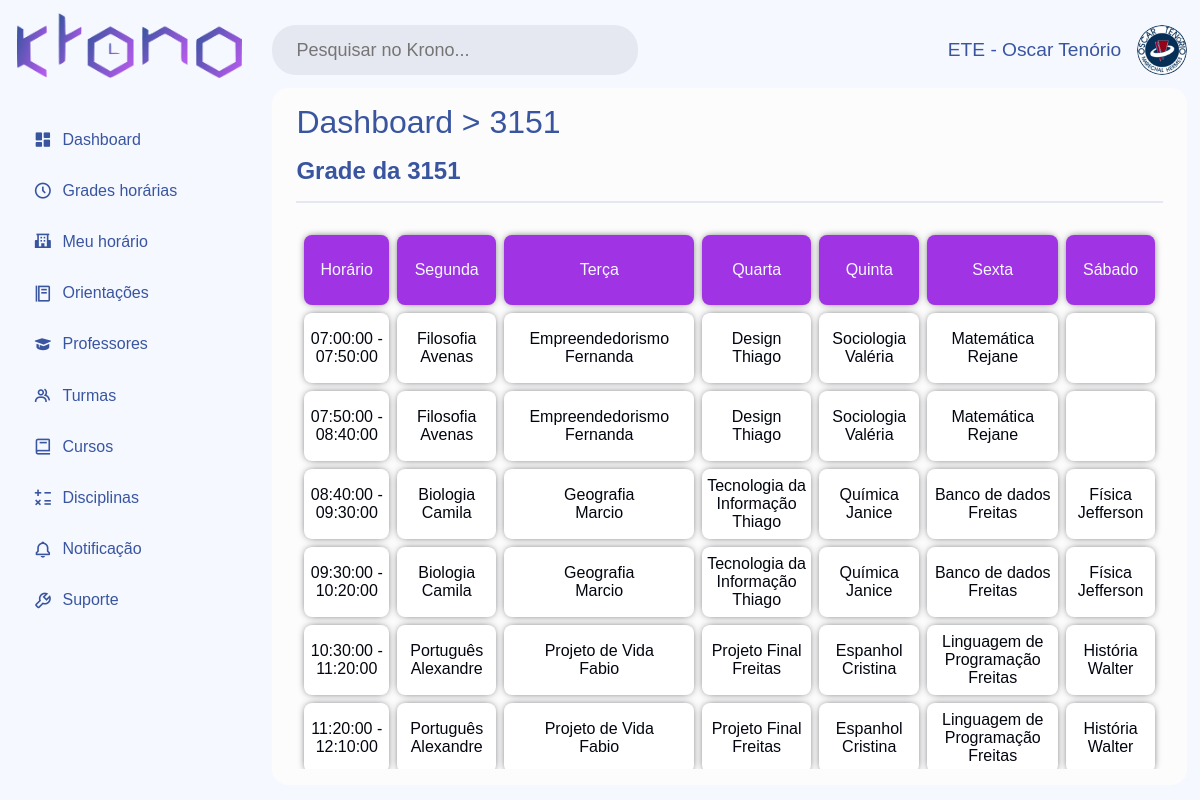
The app's page /index.php?page=view_grade&id_turma=1 (signed in) with its own data.
### tables this page shows
create table turma (
id_turma INT NOT NULL AUTO_INCREMENT PRIMARY KEY,
nome_turma VARCHAR(100) NOT NULL,
serie_turma INT NOT NULL,
id_escola INT,
id_curso INT,
FOREIGN KEY (id_escola) REFERENCES escola(id_escola),
FOREIGN KEY (id_curso) REFERENCES curso(id_curso)
);

create table grade_horaria_escolar (
id_grade_horaria_escolar INT NOT NULL AUTO_INCREMENT PRIMARY KEY,
turno CHAR(1),
tempo INT,
duracao INT,
horario_inicio TIME,
horario_final TIME,
dia_semana VARCHAR(20) NOT NULL,
dt_cadastro DATETIME NOT NULL,
id_escola INT NOT NULL,
FOREIGN KEY (id_escola) REFERENCES escola(id_escola)
);

create table disciplina(
id_disciplina INT NOT NULL AUTO_INCREMENT PRIMARY KEY,
nome_disciplina VARCHAR(100) NOT NULL,
sigla_disciplina VARCHAR(5) NOT NULL,
carga_horaria INT NOT NULL,
id_escola INT NOT NULL,
FOREIGN KEY (id_escola) REFERENCES escola (id_escola)
);

create table professor (
id_professor INT NOT NULL AUTO_INCREMENT PRIMARY KEY,
nome_professor VARCHAR(100) NOT NULL,
email_professor VARCHAR(100) NOT NULL,
telefone_professor VARCHAR(20) NOT NULL,
cpf_professor VARCHAR(20) NOT NULL,
id_usuario INT,
FOREIGN KEY (id_usuario) REFERENCES usuario(id_usuario)
);

### index.php (called while the page is built, shortened)
<?php
    require_once 'ASSETS/head.php';
    require_once 'ASSETS/channelPages.php';
    require_once 'ASSETS/footer.php';
?>

### PAGES/GRADE/viewGradeTurma.php (the view, shortened to what this page needs)
<link rel="stylesheet" href="CSS/dashboard.css">
    <link rel="stylesheet" href="CSS/sidebar.css">
    <link rel="stylesheet" href="CSS/topbar.css">
    <link rel="stylesheet" href="CSS/content.css">
    <link rel="stylesheet" href="CSS/modal.css">
    <link rel="stylesheet" href="CSS/grade.css">
    <?php
        require_once 'PAGES/COMPONENTS/sidebar.php';
    ?>
    <div class="content">
        <?php
            require_once 'PAGES/COMPONENTS/topbar.php';
            $sql = "SELECT id_escola FROM escola WHERE id_usuario = :id_usuario";
            $queryUsu = $conexao->prepare($sql);
            $queryUsu->bindValue(':id_usuario', $_SESSION['id_usuario'], PDO::PARAM_INT);
            $queryUsu->execute();
            $dadosUsu = $queryUsu->fetch(PDO::FETCH_ASSOC);
            $id_escola = $dadosUsu['id_escola'];
            $id_turma = $_GET['id_turma'];
            $sql = "SELECT * FROM turma WHERE id_turma = :id_turma";
            $query = $conexao->prepare($sql);
            $query->bindValue(':id_turma', $id_turma, PDO::PARAM_INT);
            $query->execute();
            $turma = $query->fetch(PDO::FETCH_ASSOC);
        ?>
        <div class="container">
            <h1 class="title-page"><a href="?page=dashboard">Dashboard</a> > <a href="?page=view_grade&id_turma=<?php echo $turma['id_turma']; ?>"><?php echo $turma['nome_turma']; ?></a></h1>
            <div class="head-crud">
                <h2>Grade da <?php echo $turma['nome_turma']; ?></h2>
            </div>
            <?php
                $sql = "SELECT COUNT(*) AS total FROM grade_hora_turma WHERE id_turma = :id_turma";
                $verificar_grade = $conexao->prepare($sql);
                $verificar_grade->bindValue(':id_turma', $turma['id_turma'], PDO::PARAM_INT);
                $verificar_grade->execute();
                $resultado_grade = $verificar_grade->fetch(PDO::FETCH_ASSOC);
                if ($resultado_grade['total'] > 0):
            ?>
        <div class="content-grade">
            <table class="grade">
                    <tr class="linhas">
                        <td class="tempo dia_semana">Horário</td>
                        <?php
                            $sql = "SELECT MAX(tempo) AS maior_tempo,
                            (SELECT MIN(dia_semana) FROM grade_horaria_escolar WHERE id_escola = :id_escola) AS menor_dia,
                            (SELECT MAX(dia_semana) FROM grade_horaria_escolar WHERE id_escola = :id_escola) AS maior_dia
                            FROM grade_hora_turma
                            WHERE id_turma = :id_turma";
                            $montar_grade = $conexao->prepare($sql);
                            $montar_grade->bindValue(':id_escola', $id_escola, PDO::PARAM_INT);
                            $montar_grade->bindValue(':id_turma', $turma['id_turma'], PDO::PARAM_INT);
                            $montar_grade->execute();
                            $montar_grade_row = $montar_grade->fetch(PDO::FETCH_ASSOC);
                            $maior_tempo = $montar_grade_row['maior_tempo'];
                            $menor_dia = $montar_grade_row['menor_dia'];
                            $maior_dia = $montar_grade_row['maior_dia'];
                            $dias_semana = array('Domingo','Segunda', 'Terça','Quarta','Quinta','Sexta','Sábado');
                            for ($i = 0; $i <= $maior_dia; $i++) {
                                if ($i >= $menor_dia) {
                                    echo "<td class='tempo dia_semana' id='dia_" . $i ."'>" . $dias_semana[$i-1] ."</td>";
                                }
                            }
                        ?>
                    </tr>
                    <?php for ($tempo = 1; $tempo <= $maior_tempo; $tempo++): ?>
                        <?php
                            if (isset($_GET['data_emissao'])) {
                                $data_emissao = $_GET['data_emissao'];
                                $sql = "SELECT turno, tempo, horario_inicio, horario_final, dia_semana
                                FROM grade_hora_turma
                                WHERE id_turma = :id_turma AND tempo = :tempo AND dt_cadastro = :dt_cadastro
                                ORDER BY horario_inicio, dia_semana ASC";
                            } else {
                                $sql = "SELECT turno, tempo, horario_inicio, horario_final, dia_semana
                                FROM grade_horaria_escolar
                                WHERE id_escola = :id_escola AND tempo = :tempo
                                ORDER BY horario_inicio, dia_semana ASC";
                            }
                            $query = $conexao->prepare($sql);
                            $query->bindValue(':id_escola', $id_escola, PDO::PARAM_INT);
                            $query->bindValue(':tempo', $tempo, PDO::PARAM_INT);
                            $query->execute();
                            $sql = "SELECT MIN(horario_inicio) AS horario_inicio, MIN(horario_final) AS horario_final
                            FROM grade_horaria_escolar
                            WHERE id_escola = :id_escola AND tempo = :tempo";
                            $horario = $conexao->prepare($sql);
                            $horario->bindValue(':id_escola', $id_escola, PDO::PARAM_INT);
                            $horario->bindValue(':tempo', $tempo, PDO::PARAM_INT);
                            $horario->execute();
                            $horario_row = $horario->fetch(PDO::FETCH_ASSOC);
                        ?>
                        <tr class="linhas">
                            <td class='tempo' id='<?php echo $horario_row['horario_inicio'] . "_" . $horario_row['horario_final'];?>'><?php echo $horario_row['horario_inicio'] . " - " . $horario_row['horario_final']; ?></td>
                            <?php
                                while ($dados = $query->fetch(PDO::FETCH_ASSOC)):
                                    $sqlTurma = "
                                        SELECT
                                            ght.id_disciplina,
                                            ght.id_professor,
                                            d.nome_disciplina AS nome_disciplina,
                                            p.nome_professor AS nome_professor
                                        FROM grade_hora_turma ght
                                        INNER JOIN disciplina d ON ght.id_disciplina = d.id_disciplina
                                        INNER JOIN professor p ON ght.id_professor = p.id_professor
                                        WHERE ght.tempo = :tempo
                                        AND ght.dia_semana = :dia_semana";
                                        try {
                                            $queryTurma = $conexao->prepare($sqlTurma);
                                            $queryTurma->bindValue(':tempo', $tempo, PDO::PARAM_INT);
                                            $queryTurma->bindValue(':dia_semana', $dados['dia_semana'], PDO::PARAM_INT);
                                            $queryTurma->execute();
                                        } catch (PDOException $e) {
                                            echo "Erro ao buscar professores e disciplinas:" . $e->getMessage;
                                        }
                                        $discProf = $queryTurma->fetch(PDO::FETCH_ASSOC);
                                        if ($discProf):
                                            $nomeProfessor = $discProf['nome_professor'];
                                            $explodeNome = explode(" ", $nomeProfessor);
                                            if (count($explodeNome) > 1) {
                                                $doisNomes = $explodeNome[0] . " " . $explodeNome[1];
                                            } else {
                                                $doisNomes = $nomeProfessor;
                                            }
                                        ?>
                                        <td class='tempo' id='tempo_<?php echo $tempo ."_dia_" . $dados['dia_semana']; ?>'>
                                            <div class="disciplina-grade view"><?php echo $discProf['nome_disciplina']; ?></div>
                                            <div class="professor-grade view"><?php echo $doisNomes; ?></div>
                                        </td>
                                    <?php else: ?>
                                        <td class='tempo' id='tempo_<?php echo $tempo ."_dia_" . $dados['dia_semana']; ?>'></td>
                                    <?php endif; ?>
                            <?php endwhile; ?>
                        </tr>
                    <?php endfor; ?>
            </table>
        </div>
<?php else: ?>
    <p class="aviso">Nenhuma grade foi inserida para a escola.</p>
<?php endif; ?>
        </div>
    </div>

### CSS/style.css (style rules this page uses)
:root { --corPrincipal01: #3955A0; --corPrincipal02: #A033E3; --corPrincipal03: #FFD43C; --corPrincipal04: #F39F1B; --sucess: #4CAF50; --alert: #e49a23; --danger: #D32F2F; --notifier: #A033E3; --hover-corPrincipal01: #24376A; --hover-corPrincipal02: #C361FF; --hover-corPrincipal04: #C78216; --light-corPrincipal01: #3954a0b2; --light-corPrincipal02: #a033e3a1; --branco: #f5f8ff; --cinza: #e5e8f0; --cinza-escuro: #acb0b9; --preto: #03060f; --light-preto: #03060f2d; --fonteTitulo: 'Rubik', sans-serif; --fonteCorpo: 'Jost', sans-serif; }
* { padding: 0; border: 0; margin: 0; text-decoration: none; list-style: none; outline: none; box-sizing: border-box; }
html, body { width: 100%; }
body { background: var(--branco); }

### CSS/content.css (style rules this page uses)
.content { padding: 0.8rem; width: 85%; height: 100vh; }
.container { width: 100%; height: 90%; background: #fcfcfc; border-radius: 1rem; padding: 1rem 1.5rem; display: flex; flex-direction: column; gap: 1rem; }
.container .title-page { font-family: var(--fonteTitulo); font-weight: 500; color: var(--corPrincipal01); }
.container .title-page a { color: var(--corPrincipal01); border-radius: 1rem; transition: .2s ease-in-out; }

### CSS/grade.css (style rules this page uses)
.content-grade { width: 100%; overflow-y: scroll; }
.grade { width: 100%; height: 100%; font-family: var(--fonteTitulo); border-spacing: 0.5rem; }
.tempo { width: 60px; height: 70px; text-align: center; vertical-align: middle; -webkit-box-shadow: 0px 0px 8px -3px rgba(3,6,15,1); -moz-box-shadow: 0px 0px 8px -3px rgba(3,6,15,1); box-shadow: 0px 0px 8px -3px rgba(3,6,15,1); border-radius: 0.5rem; color: var(--preto); background: #fff; transition: .2s all ease-in-out; }
.disciplina-grade { font-weight: 500; }
.disciplina-grade, .professor-grade { transition: .2s ease-in-out; }
.dia_semana { font-weight: 500; background: var(--corPrincipal02); color: var(--branco); }
.content { position: relative; }
.head-crud { display: flex; justify-content: space-between; align-items: center; margin-bottom: -0.5rem; font-family: var(--fonteTitulo); color: var(--corPrincipal01); padding-bottom: 1rem; margin-bottom: 0.5rem; border-bottom: 2px solid var(--cinza); }
.grade .linhas .tempo { opacity: 0; animation: fadeIn 0.5s ease-in-out forwards; }
.grade .linhas:nth-child(1) .tempo { animation-delay: 0.1s; }
.grade .linhas:nth-child(2) .tempo { animation-delay: 0.2s; }
.grade .linhas:nth-child(3) .tempo { animation-delay: 0.3s; }
.grade .linhas:nth-child(4) .tempo { animation-delay: 0.4s; }
.grade .linhas:nth-child(5) .tempo { animation-delay: 0.5s; }
.grade .linhas:nth-child(6) .tempo { animation-delay: 0.6s; }
.grade .linhas:nth-child(7) .tempo { animation-delay: 0.7s; }

### records on screen
turma: nome_turma "3151"
grade_horaria_escolar: disciplina.nome_disciplina "Filosofia", professor.nome_professor "Avenas"
grade_horaria_escolar: disciplina.nome_disciplina "Empreendedorismo", professor.nome_professor "Fernanda"
grade_horaria_escolar: disciplina.nome_disciplina "Design", professor.nome_professor "Thiago"
grade_horaria_escolar: disciplina.nome_disciplina "Sociologia", professor.nome_professor "Valéria"
grade_horaria_escolar: disciplina.nome_disciplina "Matemática", professor.nome_professor "Rejane"
grade_horaria_escolar: disciplina.nome_disciplina "Filosofia", professor.nome_professor "Avenas"
grade_horaria_escolar: disciplina.nome_disciplina "Empreendedorismo", professor.nome_professor "Fernanda"
grade_horaria_escolar: disciplina.nome_disciplina "Design", professor.nome_professor "Thiago"
grade_horaria_escolar: disciplina.nome_disciplina "Sociologia", professor.nome_professor "Valéria"
grade_horaria_escolar: disciplina.nome_disciplina "Matemática", professor.nome_professor "Rejane"
grade_horaria_escolar: disciplina.nome_disciplina "Biologia", professor.nome_professor "Camila"
grade_horaria_escolar: disciplina.nome_disciplina "Geografia", professor.nome_professor "Marcio"
grade_horaria_escolar: disciplina.nome_disciplina "Tecnologia da Informação", professor.nome_professor "Thiago"
grade_horaria_escolar: disciplina.nome_disciplina "Química", professor.nome_professor "Janice"
grade_horaria_escolar: disciplina.nome_disciplina "Banco de dados", professor.nome_professor "Freitas"
grade_horaria_escolar: disciplina.nome_disciplina "Física", professor.nome_professor "Jefferson"
grade_horaria_escolar: disciplina.nome_disciplina "Biologia", professor.nome_professor "Camila"
grade_horaria_escolar: disciplina.nome_disciplina "Geografia", professor.nome_professor "Marcio"
grade_horaria_escolar: disciplina.nome_disciplina "Tecnologia da Informação", professor.nome_professor "Thiago"
grade_horaria_escolar: disciplina.nome_disciplina "Química", professor.nome_professor "Janice"
grade_horaria_escolar: disciplina.nome_disciplina "Banco de dados", professor.nome_professor "Freitas"
grade_horaria_escolar: disciplina.nome_disciplina "Física", professor.nome_professor "Jefferson"
grade_horaria_escolar: disciplina.nome_disciplina "Português", professor.nome_professor "Alexandre"
grade_horaria_escolar: disciplina.nome_disciplina "Projeto de Vida", professor.nome_professor "Fabio"
grade_horaria_escolar: disciplina.nome_disciplina "Projeto Final", professor.nome_professor "Freitas"
grade_horaria_escolar: disciplina.nome_disciplina "Espanhol", professor.nome_professor "Cristina"
grade_horaria_escolar: disciplina.nome_disciplina "Linguagem de Programação", professor.nome_professor "Freitas"
grade_horaria_escolar: disciplina.nome_disciplina "História", professor.nome_professor "Walter"
grade_horaria_escolar: disciplina.nome_disciplina "Português", professor.nome_professor "Alexandre"
grade_horaria_escolar: disciplina.nome_disciplina "Projeto de Vida", professor.nome_professor "Fabio"
grade_horaria_escolar: disciplina.nome_disciplina "Projeto Final", professor.nome_professor "Freitas"
grade_horaria_escolar: disciplina.nome_disciplina "Espanhol", professor.nome_professor "Cristina"
grade_horaria_escolar: disciplina.nome_disciplina "Linguagem de Programação", professor.nome_professor "Freitas"
grade_horaria_escolar: disciplina.nome_disciplina "História", professor.nome_professor "Walter"

### other values on screen
$nome_usuario "ETE - Oscar Tenório"
$dias_semana[$i-1] "Segunda"
$dias_semana[$i-1] "Terça"
$dias_semana[$i-1] "Quarta"
$dias_semana[$i-1] "Quinta"
$dias_semana[$i-1] "Sexta"
$dias_semana[$i-1] "Sábado"
$horario_row['horario_inicio'] "07:00:00"
$horario_row['horario_final'] "07:50:00"
$horario_row['horario_inicio'] "07:50:00"
$horario_row['horario_final'] "08:40:00"
$horario_row['horario_inicio'] "08:40:00"
$horario_row['horario_final'] "09:30:00"
$horario_row['horario_inicio'] "09:30:00"
$horario_row['horario_final'] "10:20:00"
